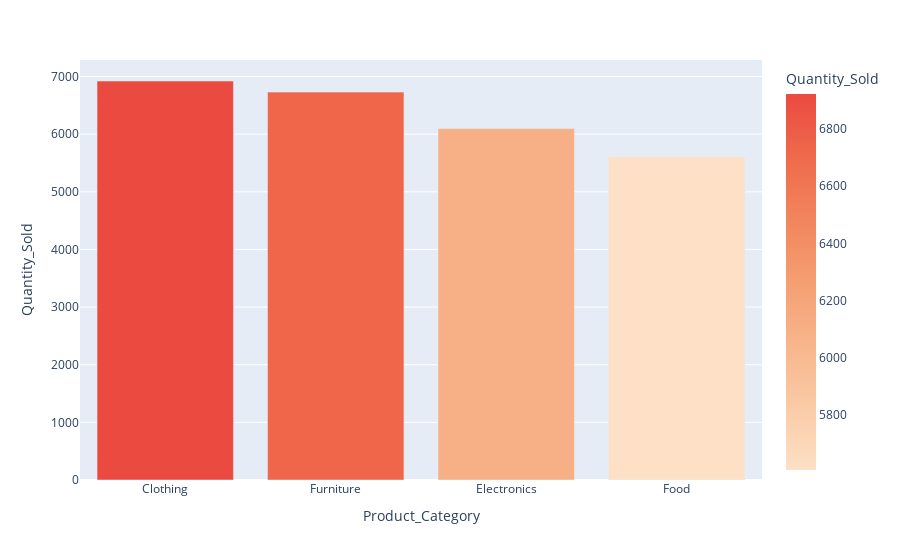

The code cell stored with this chart in its notebook:
### Markdown cell above
Visualização

### Code cell
px.bar(quantity_per_category, x='Product_Category', y='Quantity_Sold', color='Quantity_Sold', color_continuous_scale='peach')

### Figure 1 — Plotly figure (JSON) as saved in the notebook; plotly's stock layout.template omitted (floating-point values rounded to 4 significant figures)
{"data": [{"hovertemplate": "Product_Category=%{x}<br>Quantity_Sold=%{marker.color}<extra></extra>", "legendgroup": "", "marker": {"color": [6922, 6729, 6096, 5608], "coloraxis": "coloraxis", "pattern": {"shape": ""}}, "name": "", "orientation": "v", "showlegend": false, "textposition": "auto", "type": "bar", "x": ["Clothing", "Furniture", "Electronics", "Food"], "xaxis": "x", "y": [6922, 6729, 6096, 5608], "yaxis": "y"}], "layout": {"barmode": "relative", "coloraxis": {"colorbar": {"title": {"text": "Quantity_Sold"}}, "colorscale": [[0, "rgb(253, 224, 197)"], [0.1667, "rgb(250, 203, 166)"], [0.3333, "rgb(248, 181, 139)"], [0.5, "rgb(245, 158, 114)"], [0.6667, "rgb(242, 133, 93)"], [0.8333, "rgb(239, 106, 76)"], [1, "rgb(235, 74, 64)"]]}, "legend": {"tracegroupgap": 0}, "margin": {"t": 60}, "xaxis": {"anchor": "y", "domain": [0, 1], "title": {"text": "Product_Category"}}, "yaxis": {"anchor": "x", "domain": [0, 1], "title": {"text": "Quantity_Sold"}}}}
